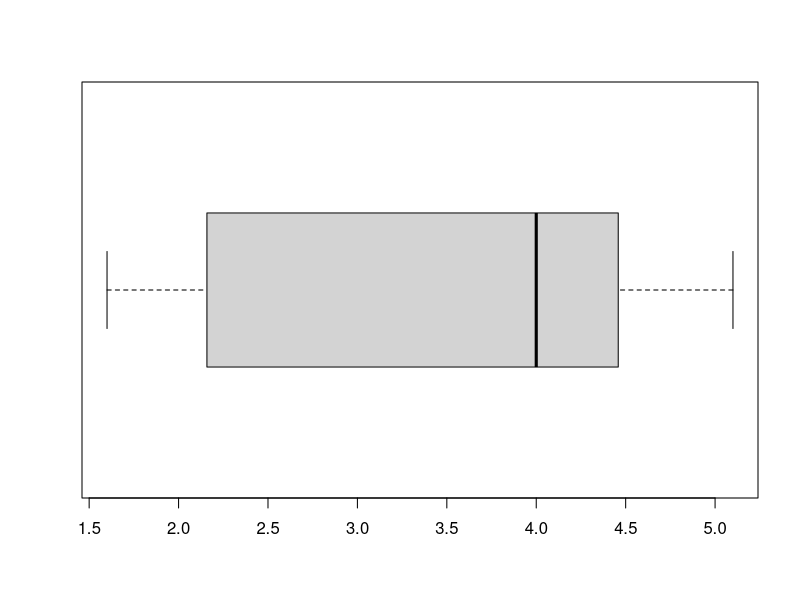
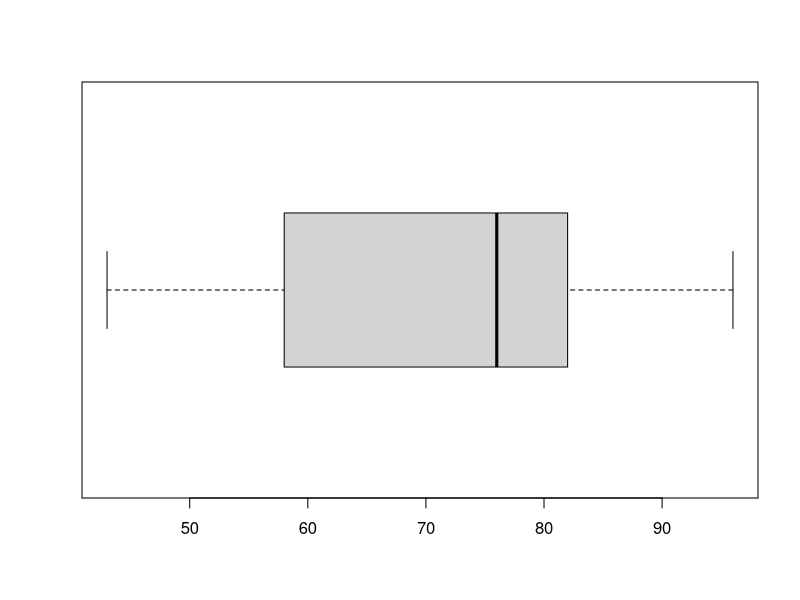
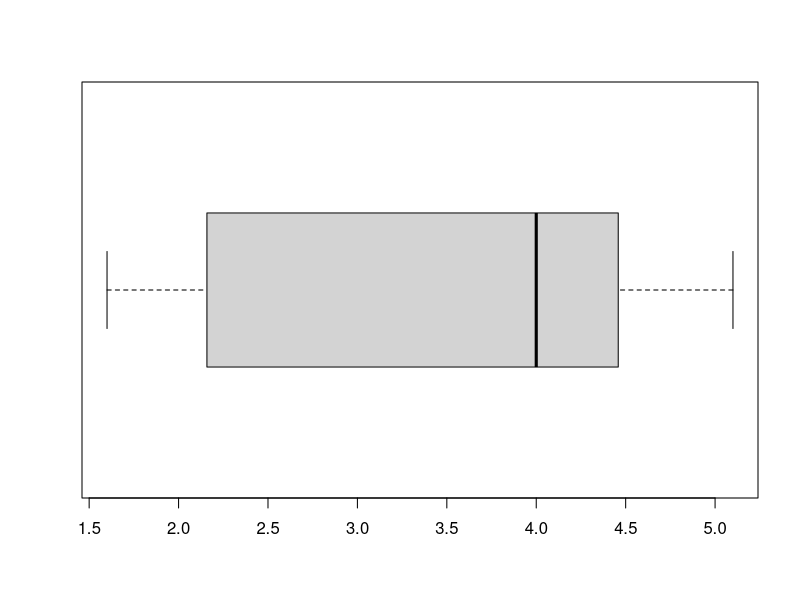
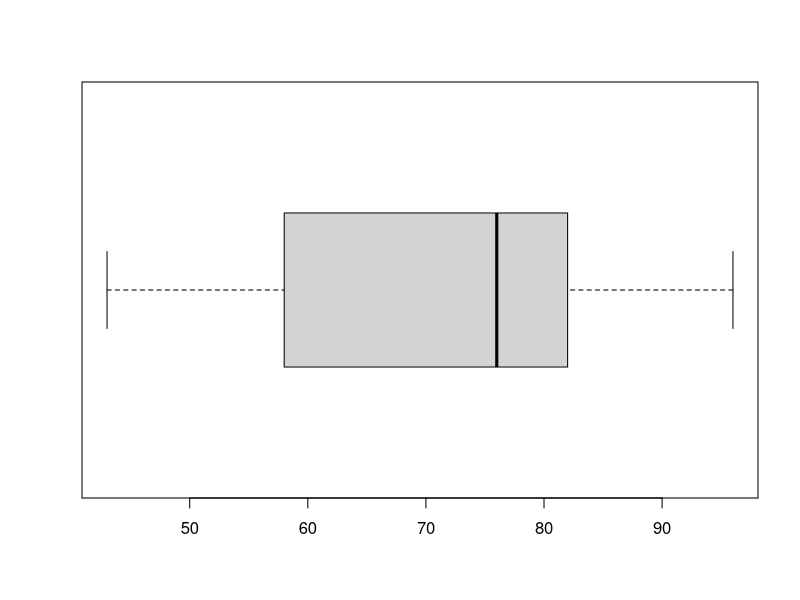

Reproduce these figures in R, in order.
###########################################################
#
# Copyright (C) 2012-2020 by Chi Yau
# All rights reserved
#
# http://www.r-tutor.com
#


################################
# c08-s01
duration = faithful$eruptions
mean(duration)

# Ex
waiting = faithful$waiting
mean(waiting)



################################
# c08-s02
duration = faithful$eruptions
median(duration)

# Ex
waiting = faithful$waiting
median(waiting)



################################
# c08-s03
duration = faithful$eruptions
quantile(duration)

# Ex
waiting = faithful$waiting
quantile(waiting)



################################
# c08-s04
duration = faithful$eruptions
quantile(duration, c(.32, .57, .98))

# Ex
waiting = faithful$waiting
quantile(waiting, c(.17, .43, .67, .85))



################################
# c08-s05
duration = faithful$eruptions
max(duration) - min(duration)

# Ex
waiting = faithful$waiting
max(waiting) - min(waiting)



################################
# c08-s06
duration = faithful$eruptions
IQR(duration)

# Ex
waiting = faithful$waiting
IQR(waiting)



################################
# c08-s07
duration = faithful$eruptions
boxplot(duration, horizontal=TRUE)

# Ex
waiting = faithful$waiting
boxplot(waiting, horizontal=TRUE)



################################
# c08-s08
duration = faithful$eruptions
var(duration)

# Ex
waiting = faithful$waiting
var(waiting)



################################
# c08-s09
duration = faithful$eruptions
sd(duration)

# Ex
waiting = faithful$waiting
sd(waiting)



################################
# c08-s10
duration = faithful$eruptions
waiting = faithful$waiting
cov(duration, waiting)



################################
# c08-s11
duration = faithful$eruptions
waiting = faithful$waiting
cor(duration, waiting)



################################
# c08-s12
library(e1071) 
duration = faithful$eruptions
moment(duration, order=3, center=TRUE)

# Ex
waiting = faithful$waiting
moment(waiting, order=3, center=TRUE)


################################
# c08-s13
library(e1071) 
duration = faithful$eruptions
skewness(duration)

# Ex
waiting = faithful$waiting
skewness(waiting)



################################
# c08-s14
library(e1071) 
duration = faithful$eruptions
kurtosis(duration)

# Ex
waiting = faithful$waiting
kurtosis(waiting)


################################
# figures

# numerical-measures4x
png(file="numerical-measures4x.png", width=450, height=450)
duration = faithful$eruptions
boxplot(duration, horizontal=TRUE)
dev.off()

# numerical-measures4xz
png(file="numerical-measures4xz.png", width=450, height=450)
waiting = faithful$waiting
boxplot(waiting, horizontal=TRUE)
dev.off()



